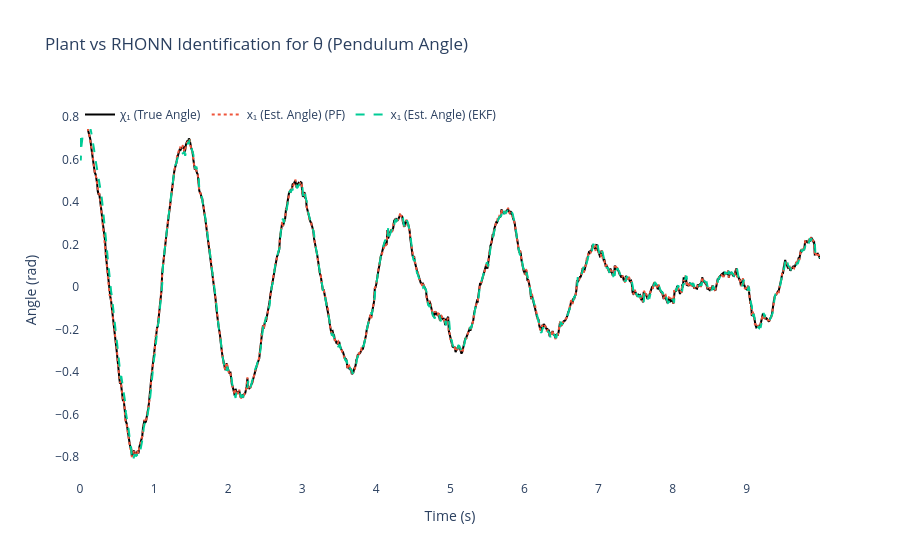
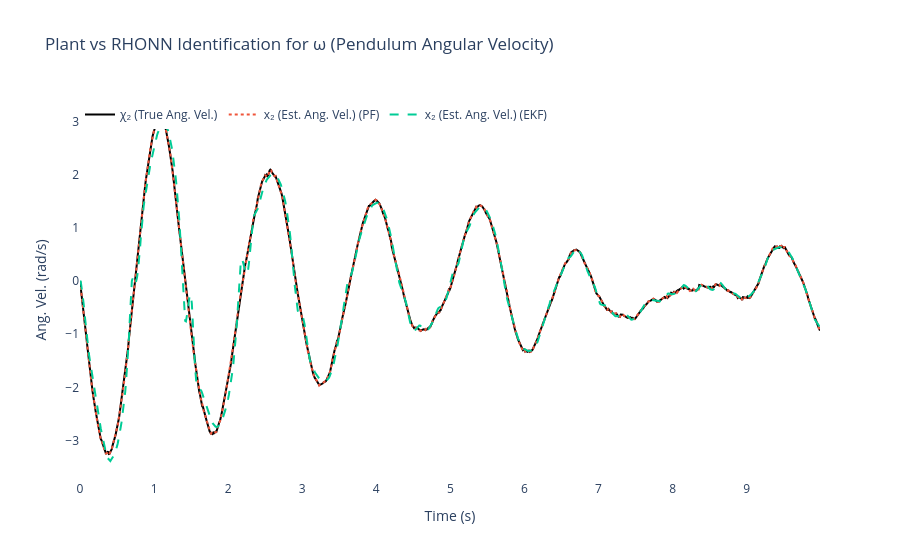
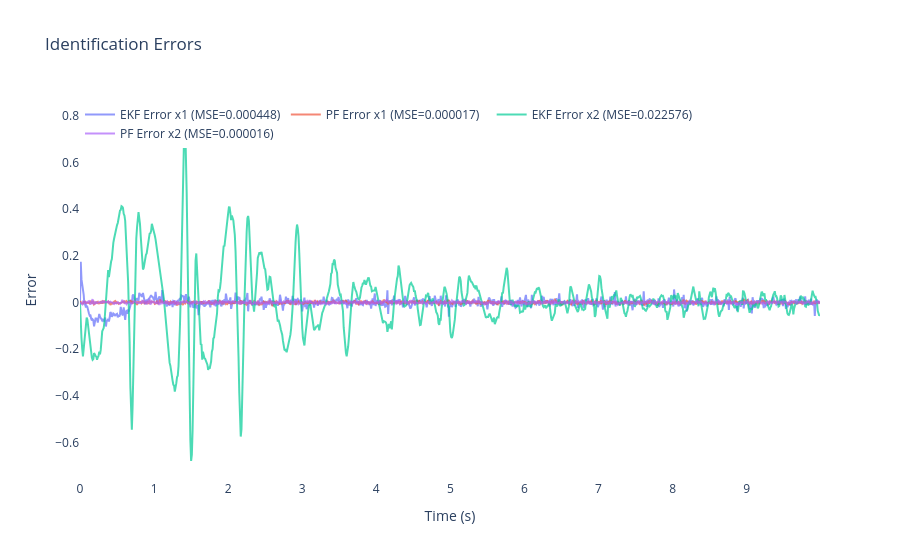

Here is the notebook cell these charts were saved with, in order:
### Markdown cell above
## Results Analysis and Visualization

This section processes the simulation results and creates comprehensive visualizations:

**Performance Metrics:**
- **Mean Squared Error (MSE)**: Primary performance indicator for both state variables
- **Final weight comparison**: Shows convergence of learned parameters
- **State-by-state analysis**: Separate evaluation for angle (θ) and angular velocity (ω)

**Visualization Components:**
1. **State tracking plots**: True vs estimated trajectories for both methods
   - Angle tracking performance
   - Angular velocity tracking performance
2. **Error analysis plot**: Time-series of identification errors
   - Comparative error evolution
   - MSE values displayed in legend

**Plot Features:**
- Interactive Plotly visualizations
- Professional styling with clear legends
- Comparative display of EKF vs PF performance
- Time-domain analysis for full simulation duration

### Code cell
# ============================================================
    # 6) Results & plots
    # ============================================================
    mse_x1_ekf = np.mean((x_true[:, 0] - x_hat_ekf[:, 0])**2)
    mse_x2_ekf = np.mean((x_true[:, 1] - x_hat_ekf[:, 1])**2)
    mse_x1_pf = np.mean((x_true[:, 0] - x_hat_pf[:, 0])**2)
    mse_x2_pf = np.mean((x_true[:, 1] - x_hat_pf[:, 1])**2)

    print(f"\nFinal EKF-RHONN Weights (Neuron 1 for x1): {ekf_trainer.weights[0]}")
    print(f"Final EKF-RHONN Weights (Neuron 2 for x2): {ekf_trainer.weights[1]}")
    print(f"Final PF-RHONN Weight Estimates (Neuron 1 for x1): {pf_trainer.get_estimate()[0]}")
    print(f"Final PF-RHONN Weight Estimates (Neuron 2 for x2): {pf_trainer.get_estimate()[1]}")

    print("\n--- Performance Comparison (MSE) ---")
    print(f"EKF MSE x1 (Angle):     {mse_x1_ekf:.6f}")
    print(f"EKF MSE x2 (Ang. Vel.): {mse_x2_ekf:.6f}")
    print(f"PF  MSE x1 (Angle):     {mse_x1_pf:.6f}")
    print(f"PF  MSE x2 (Ang. Vel.): {mse_x2_pf:.6f}")

    states_info = [
        {'idx': 0, 'var': 'θ', 'desc': 'Pendulum Angle', 'y_label': 'Angle (rad)',
         'chi': 'χ₁ (True Angle)', 'x': 'x₁ (Est. Angle)'},
        {'idx': 1, 'var': 'ω', 'desc': 'Pendulum Angular Velocity', 'y_label': 'Ang. Vel. (rad/s)',
         'chi': 'χ₂ (True Ang. Vel.)', 'x': 'x₂ (Est. Ang. Vel.)'}
    ]

    for state_info in states_info:
        i = state_info['idx']
        trace_plant = go.Scatter(x=t_history, y=x_true[:, i], mode='lines',
                                 name=state_info['chi'], line=dict(color='black', width=2))
        trace_pf = go.Scatter(x=t_history, y=x_hat_pf[:, i], mode='lines',
                              name=f"{state_info['x']} (PF)", line=dict(dash='dot'))
        trace_ekf = go.Scatter(x=t_history, y=x_hat_ekf[:, i], mode='lines',
                               name=f"{state_info['x']} (EKF)", line=dict(dash='dash'))

        fig = go.Figure([trace_plant, trace_pf, trace_ekf])
        fig.update_layout(
            title=f'Plant vs RHONN Identification for {state_info["var"]} ({state_info["desc"]})',
            xaxis_title='Time (s)',
            yaxis_title=state_info['y_label'],
            legend=dict(x=0, y=1, orientation='h'),
            font=dict(size=12),
            plot_bgcolor='white',
            paper_bgcolor='white'
        )
        fig.show()

    # Errors
    error_x1_ekf = x_true[:, 0] - x_hat_ekf[:, 0]
    error_x2_ekf = x_true[:, 1] - x_hat_ekf[:, 1]
    error_x1_pf = x_true[:, 0] - x_hat_pf[:, 0]
    error_x2_pf = x_true[:, 1] - x_hat_pf[:, 1]

    fig2 = go.Figure()
    fig2.add_trace(go.Scatter(x=t_history, y=error_x1_ekf, mode='lines',
                              name=f'EKF Error x1 (MSE={mse_x1_ekf:.6f})', opacity=0.7))
    fig2.add_trace(go.Scatter(x=t_history, y=error_x1_pf, mode='lines',
                              name=f'PF Error x1 (MSE={mse_x1_pf:.6f})', opacity=0.7))
    fig2.add_trace(go.Scatter(x=t_history, y=error_x2_ekf, mode='lines',
                              name=f'EKF Error x2 (MSE={mse_x2_ekf:.6f})', opacity=0.7))
    fig2.add_trace(go.Scatter(x=t_history, y=error_x2_pf, mode='lines',
                              name=f'PF Error x2 (MSE={mse_x2_pf:.6f})', opacity=0.7))
    fig2.update_layout(
        title='Identification Errors',
        xaxis_title='Time (s)',
        yaxis_title='Error',
        legend=dict(x=0, y=1, orientation='h'),
        font=dict(size=12),
        plot_bgcolor='white',
        paper_bgcolor='white'
    )
    fig2.show()

### Figure 1 — Plotly figure (JSON) as saved in the notebook; plotly's stock layout.template omitted (floating-point values rounded to 4 significant figures; data arrays with more than 128 entries replaced by an {"elided": "..."} marker saying what was removed)
{"data": [{"line": {"color": "black", "width": 2}, "mode": "lines", "name": "χ₁ (True Angle)", "type": "scatter", "x": {"elided": "1000 float values"}, "y": {"elided": "1000 float values"}}, {"line": {"dash": "dot"}, "mode": "lines", "name": "x₁ (Est. Angle) (PF)", "type": "scatter", "x": {"elided": "1000 float values"}, "y": {"elided": "1000 float values"}}, {"line": {"dash": "dash"}, "mode": "lines", "name": "x₁ (Est. Angle) (EKF)", "type": "scatter", "x": {"elided": "1000 float values"}, "y": {"elided": "1000 float values"}}], "layout": {"font": {"size": 12}, "legend": {"orientation": "h", "x": 0, "y": 1}, "paper_bgcolor": "white", "plot_bgcolor": "white", "title": {"text": "Plant vs RHONN Identification for θ (Pendulum Angle)"}, "xaxis": {"title": {"text": "Time (s)"}}, "yaxis": {"title": {"text": "Angle (rad)"}}}}

### Figure 2 — Plotly figure (JSON) as saved in the notebook; plotly's stock layout.template omitted (floating-point values rounded to 4 significant figures; data arrays with more than 128 entries replaced by an {"elided": "..."} marker saying what was removed)
{"data": [{"line": {"color": "black", "width": 2}, "mode": "lines", "name": "χ₂ (True Ang. Vel.)", "type": "scatter", "x": {"elided": "1000 float values"}, "y": {"elided": "1000 float values"}}, {"line": {"dash": "dot"}, "mode": "lines", "name": "x₂ (Est. Ang. Vel.) (PF)", "type": "scatter", "x": {"elided": "1000 float values"}, "y": {"elided": "1000 float values"}}, {"line": {"dash": "dash"}, "mode": "lines", "name": "x₂ (Est. Ang. Vel.) (EKF)", "type": "scatter", "x": {"elided": "1000 float values"}, "y": {"elided": "1000 float values"}}], "layout": {"font": {"size": 12}, "legend": {"orientation": "h", "x": 0, "y": 1}, "paper_bgcolor": "white", "plot_bgcolor": "white", "title": {"text": "Plant vs RHONN Identification for ω (Pendulum Angular Velocity)"}, "xaxis": {"title": {"text": "Time (s)"}}, "yaxis": {"title": {"text": "Ang. Vel. (rad/s)"}}}}

### Figure 3 — Plotly figure (JSON) as saved in the notebook; plotly's stock layout.template omitted (floating-point values rounded to 4 significant figures; data arrays with more than 128 entries replaced by an {"elided": "..."} marker saying what was removed)
{"data": [{"mode": "lines", "name": "EKF Error x1 (MSE=0.000448)", "opacity": 0.7, "type": "scatter", "x": {"elided": "1000 float values"}, "y": {"elided": "1000 float values"}}, {"mode": "lines", "name": "PF Error x1 (MSE=0.000017)", "opacity": 0.7, "type": "scatter", "x": {"elided": "1000 float values"}, "y": {"elided": "1000 float values"}}, {"mode": "lines", "name": "EKF Error x2 (MSE=0.022576)", "opacity": 0.7, "type": "scatter", "x": {"elided": "1000 float values"}, "y": {"elided": "1000 float values"}}, {"mode": "lines", "name": "PF Error x2 (MSE=0.000016)", "opacity": 0.7, "type": "scatter", "x": {"elided": "1000 float values"}, "y": {"elided": "1000 float values"}}], "layout": {"font": {"size": 12}, "legend": {"orientation": "h", "x": 0, "y": 1}, "paper_bgcolor": "white", "plot_bgcolor": "white", "title": {"text": "Identification Errors"}, "xaxis": {"title": {"text": "Time (s)"}}, "yaxis": {"title": {"text": "Error"}}}}
